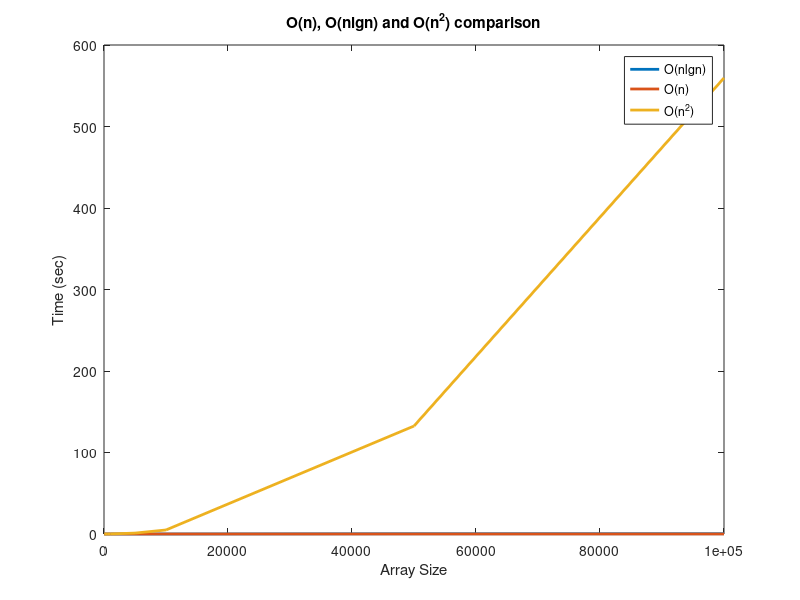

This chart was generated by the following MATLAB code:
clear all; clc;
size = [10, 50, 100, 500, 1000, 5000, 10000, 50000, 100000];
nlgn = [0.000308,
0.000143,
0.000365,
0.001293,
0.002357,
0.014938,
0.029693,
0.275072,
0.327912];

n = [0.000025,
0.000028,
0.000043,
0.000088,
0.000232,
0.000993,
0.001529,
0.011182,
0.018655,
    ];

n2 = [0.000024,
0.000173,
0.000558,
0.011872,
0.048077,
1.120954,
4.944334,
132.476787,
559.559621,
    ];

plot(size, nlgn,'LineWidth',2, 'DisplayName','O(nlgn)')
title("O(n), O(nlgn) and O(n^2) comparison"); xlabel("Array Size"); ylabel("Time (sec)")
hold on 
plot(size, n,'LineWidth',2,'DisplayName','O(n)')
plot(size, n2,'LineWidth',2,'DisplayName','O(n^2)')
hold off
legend()